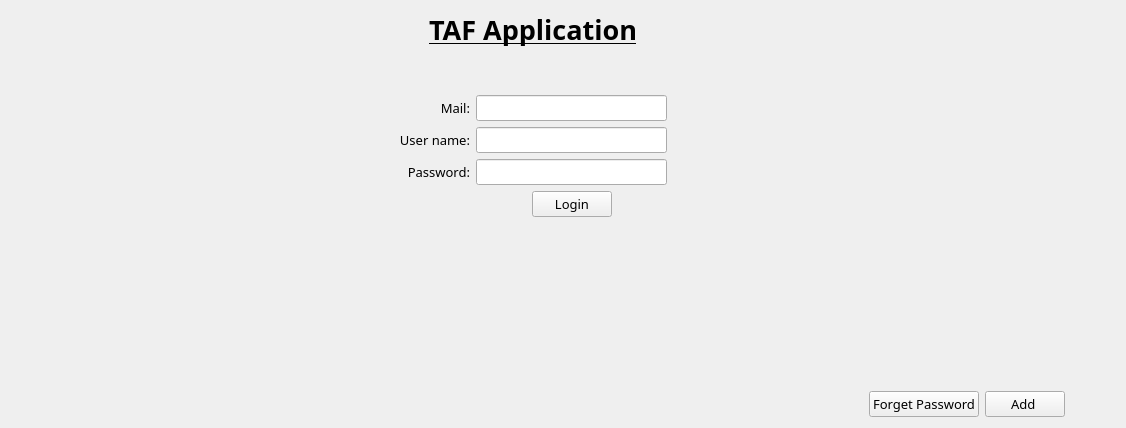
      <widget class="QWidget" name="mainWidget">
       <layout class="QVBoxLayout" name="verticalLayout_3">
        <item>
         <layout class="QHBoxLayout" name="horizontalLayout_3">
          <item>
           <spacer name="horizontalSpacer_8">
            <property name="orientation">
             <enum>Qt::Horizontal</enum>
            </property>
            <property name="sizeHint" stdset="0">
             <size>
              <width>418</width>
              <height>20</height>
             </size>
            </property>
           </spacer>
          </item>
          <item>
           <widget class="QLabel" name="label_83">
            <property name="font">
             <font>
              <family>Nokia Standard Multiscript</family>
              <pointsize>20</pointsize>
              <weight>75</weight>
              <bold>true</bold>
              <underline>true</underline>
             </font>
            </property>
            <property name="text">
             <string>TAF Application</string>
            </property>
            <property name="alignment">
             <set>Qt::AlignCenter</set>
            </property>
           </widget>
          </item>
          <item>
           <spacer name="horizontalSpacer_9">
            <property name="orientation">
             <enum>Qt::Horizontal</enum>
            </property>
            <property name="sizeHint" stdset="0">
             <size>
              <width>478</width>
              <height>20</height>
             </size>
            </property>
           </spacer>
          </item>
         </layout>
        </item>
        <item>
         <spacer name="verticalSpacer">
          <property name="orientation">
           <enum>Qt::Vertical</enum>
          </property>
          <property name="sizeHint" stdset="0">
           <size>
            <width>20</width>
            <height>41</height>
           </size>
          </property>
         </spacer>
        </item>
        <item>
         <layout class="QHBoxLayout" name="horizontalLayout_4">
          <item>
           <spacer name="horizontalSpacer_10">
            <property name="orientation">
             <enum>Qt::Horizontal</enum>
            </property>
            <property name="sizeHint" stdset="0">
             <size>
              <width>388</width>
              <height>20</height>
             </size>
            </property>
           </spacer>
          </item>
          <item>
           <layout class="QGridLayout" name="gridLayout_4">
            <item row="0" column="0">
             <widget class="QLabel" name="label_77">
              <property name="font">
               <font>
                <family>Nokia Standard Multiscript</family>
                <pointsize>10</pointsize>
               </font>
              </property>
              <property name="layoutDirection">
               <enum>Qt::LeftToRight</enum>
              </property>
              <property name="text">
               <string>Mail:</string>
              </property>
              <property name="alignment">
               <set>Qt::AlignRight|Qt::AlignTrailing|Qt::AlignVCenter</set>
              </property>
             </widget>
            </item>
            <item row="0" column="1">
             <widget class="QLineEdit" name="lineEditMailLogin">
              <property name="font">
               <font>
                <family>Nokia Standard Multiscript</family>
                <pointsize>10</pointsize>
               </font>
              </property>
              <property name="maxLength">
               <number>48</number>
              </property>
             </widget>
            </item>
            <item row="1" column="0">
             <widget class="QLabel" name="labelUserid">
              <property name="font">
               <font>
                <family>Nokia Standard Multiscript</family>
                <pointsize>10</pointsize>
               </font>
              </property>
              <property name="text">
               <string>User name:</string>
              </property>
              <property name="alignment">
               <set>Qt::AlignRight|Qt::AlignTrailing|Qt::AlignVCenter</set>
              </property>
             </widget>
            </item>
            <item row="1" column="1">
             <widget class="QLineEdit" name="lineEditUserId">
              <property name="font">
               <font>
                <family>Nokia Standard Multiscript</family>
                <pointsize>10</pointsize>
               </font>
              </property>
              <property name="maxLength">
               <number>48</number>
              </property>
             </widget>
            </item>
            <item row="2" column="0">
             <widget class="QLabel" name="labelPwd">
              <property name="font">
               <font>
                <family>Nokia Standard Multiscript</family>
                <pointsize>10</pointsize>
               </font>
              </property>
              <property name="text">
               <string>Password:</string>
              </property>
              <property name="alignment">
               <set>Qt::AlignRight|Qt::AlignTrailing|Qt::AlignVCenter</set>
              </property>
             </widget>
            </item>
            <item row="2" column="1">
             <widget class="QLineEdit" name="lineEditPwd">
              <property name="font">
               <font>
                <family>Nokia Standard Multiscript</family>
                <pointsize>10</pointsize>
               </font>
              </property>
              <property name="maxLength">
               <number>48</number>
              </property>
              <property name="echoMode">
               <enum>QLineEdit::Password</enum>
              </property>
             </widget>
            </item>
            <item row="3" column="1">
             <layout class="QHBoxLayout" name="horizontalLayout">
              <item>
               <spacer name="horizontalSpacer">
                <property name="orientation">
                 <enum>Qt::Horizontal</enum>
                </property>
                <property name="sizeHint" stdset="0">
                 <size>
                  <width>40</width>
                  <height>20</height>
                 </size>
                </property>
               </spacer>
              </item>
              <item>
               <widget class="QPushButton" name="pushButtonLogin">
                <property name="font">
                 <font>
                  <family>Nokia Standard Multiscript</family>
                  <pointsize>10</pointsize>
                 </font>
                </property>
                <property name="text">
                 <string>Login</string>
                </property>
               </widget>
              </item>
              <item>
               <spacer name="horizontalSpacer_2">
                <property name="orientation">
                 <enum>Qt::Horizontal</enum>
                </property>
                <property name="sizeHint" stdset="0">
                 <size>
                  <width>40</width>
                  <height>20</height>
                 </size>
                </property>
               </spacer>
              </item>
             </layout>
            </item>
           </layout>
          </item>
          <item>
           <spacer name="horizontalSpacer_11">
            <property name="orientation">
             <enum>Qt::Horizontal</enum>
            </property>
            <property name="sizeHint" stdset="0">
             <size>
              <width>448</width>
              <height>20</height>
             </size>
            </property>
           </spacer>
          </item>
         </layout>
        </item>
        <item>
         <spacer name="verticalSpacer_3">
          <property name="orientation">
           <enum>Qt::Vertical</enum>
          </property>
          <property name="sizeHint" stdset="0">
           <size>
            <width>20</width>
            <height>168</height>
           </size>
          </property>
         </spacer>
        </item>
        <item>
         <layout class="QHBoxLayout" name="horizontalLayout_2">
          <item>
           <spacer name="horizontalSpacer_7">
            <property name="orientation">
             <enum>Qt::Horizontal</enum>
            </property>
            <property name="sizeHint" stdset="0">
             <size>
              <width>858</width>
              <height>20</height>
             </size>
            </property>
           </spacer>
          </item>
          <item>
           <widget class="QPushButton" name="pushButtonFrgetPwdEmp">
            <property name="font">
             <font>
              <family>Nokia Standard Multiscript</family>
              <pointsize>10</pointsize>
             </font>
            </property>
            <property name="text">
             <string>Forget Password</string>
            </property>
           </widget>
          </item>
          <item>
           <widget class="QPushButton" name="pushButtonAdd">
            <property name="font">
             <font>
              <family>Nokia Standard Multiscript</family>
              <pointsize>10</pointsize>
             </font>
            </property>
            <property name="text">
             <string>Add </string>
            </property>
           </widget>
          </item>
          <item>
           <spacer name="horizontalSpacer_5">
            <property name="orientation">
             <enum>Qt::Horizontal</enum>
            </property>
            <property name="sizeHint" stdset="0">
             <size>
              <width>40</width>
              <height>20</height>
             </size>
            </property>
           </spacer>
          </item>
         </layout>
        </item>
       </layout>
      </widget>
